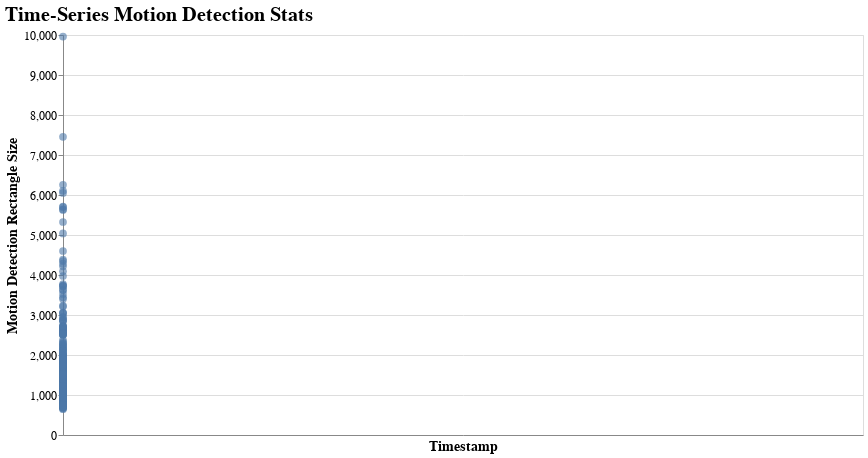

The notebook cell saved with this chart:
### Code cell
stats_csv_path = "motion_stats/motion_stats_raw_2024-07-06_02-30-49.csv"  # Replace with your CSV file path
chart = render_motion_stats_graph(stats_csv_path)
chart.show()  # Display the chart

### Figure 1 — Vega specification as saved in the notebook (floating-point values rounded to 4 significant figures; data arrays with more than 128 entries replaced by an {"elided": "..."} marker saying what was removed)
{"$schema": "https://vega.github.io/schema/vega/v5.json", "data": [{"name": "source_0", "values": {"elided": "278 records"}, "transform": [{"type": "formula", "expr": "toDate(datum['timestamp'])", "as": "timestamp"}]}, {"name": "data_0", "values": {"elided": "278 records"}, "transform": [{"type": "formula", "expr": "toDate(datum['timestamp'])", "as": "timestamp"}]}], "marks": [{"type": "line", "name": "layer_0_marks", "from": {"data": "source_0"}, "sort": {"field": "datum[\"timestamp\"]"}, "encode": {"update": {"x": {"field": "timestamp", "scale": "x"}, "y": {"field": "rectangle_size", "scale": "y"}, "defined": {"signal": "isValid(datum[\"timestamp\"]) && isFinite(+datum[\"timestamp\"]) && isValid(datum[\"rectangle_size\"]) && isFinite(+datum[\"rectangle_size\"])"}, "stroke": {"value": "#4c78a8"}, "tooltip": {"signal": "{\"timestamp\": timeFormat(datum[\"timestamp\"], '%b %d, %Y'), \"rectangle_size\": format(datum[\"rectangle_size\"], \"\")}"}}}, "style": ["line"]}, {"type": "symbol", "name": "layer_1_marks", "from": {"data": "data_0"}, "encode": {"update": {"fill": {"value": "#4c78a8"}, "tooltip": {"signal": "{\"timestamp\": timeFormat(datum[\"timestamp\"], '%b %d, %Y'), \"rectangle_size\": format(datum[\"rectangle_size\"], \"\")}"}, "x": {"field": "timestamp", "scale": "x"}, "opacity": {"value": 1}, "y": {"field": "rectangle_size", "scale": "y"}}}, "style": ["point"]}], "scales": [{"name": "x", "type": "time", "domain": {"fields": [{"data": "source_0", "field": "timestamp"}, {"data": "data_0", "field": "timestamp"}]}, "range": [0, {"signal": "width"}]}, {"name": "y", "type": "linear", "domain": {"fields": [{"data": "source_0", "field": "rectangle_size"}, {"data": "data_0", "field": "rectangle_size"}]}, "range": [{"signal": "height"}, 0], "zero": true, "nice": true}], "axes": [{"scale": "x", "labels": false, "maxExtent": 0, "tickCount": {"signal": "ceil(width/40)"}, "domain": false, "ticks": false, "minExtent": 0, "zindex": 0, "grid": true, "orient": "bottom", "aria": false, "gridScale": "y"}, {"scale": "y", "maxExtent": 0, "minExtent": 0, "domain": false, "orient": "left", "tickCount": {"signal": "ceil(height/40)"}, "labels": false, "ticks": false, "aria": false, "gridScale": "x", "zindex": 0, "grid": true}, {"scale": "x", "title": "Timestamp", "tickCount": {"signal": "ceil(width/40)"}, "zindex": 0, "orient": "bottom", "grid": false, "labelOverlap": true, "labelFlush": true}, {"scale": "y", "zindex": 0, "grid": false, "orient": "left", "labelOverlap": true, "tickCount": {"signal": "ceil(height/40)"}, "title": "Motion Detection Rectangle Size"}], "title": {"text": "Time-Series Motion Detection Stats", "anchor": "start"}, "style": "cell", "padding": 5, "config": {"axis": {"labelFontSize": 12, "titleFontSize": 14}, "style": {"point": {"fillOpacity": 0.6, "size": 60}, "group-title": {"fontSize": 20, "fill": "black"}}}, "background": "white", "height": 400, "width": 800}
